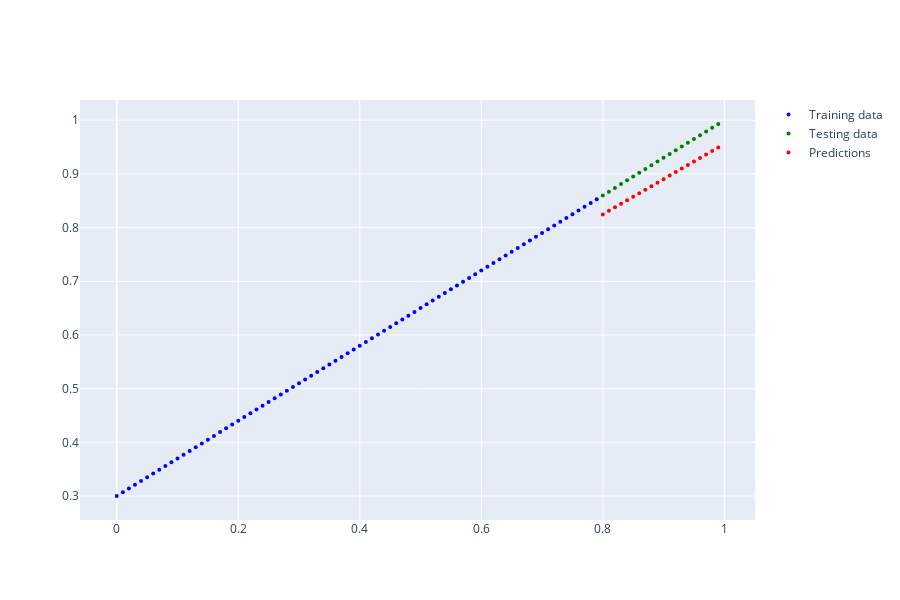

Notebook source saved alongside this figure:
### Code cell
# Turn on evaluation mode
model_2.eval()

# Make predictions (inference)
with torch.inference_mode():
  y_preds = model_2(X_test_regression)

# Plot data and predictions
plot_predictions(train_data=X_train_regression.cpu(),
                 train_labels=y_train_regression.cpu(),
                 test_data=X_test_regression.cpu(),
                 test_labels=y_test_regression.cpu(),
                 predictions=y_preds.cpu())
